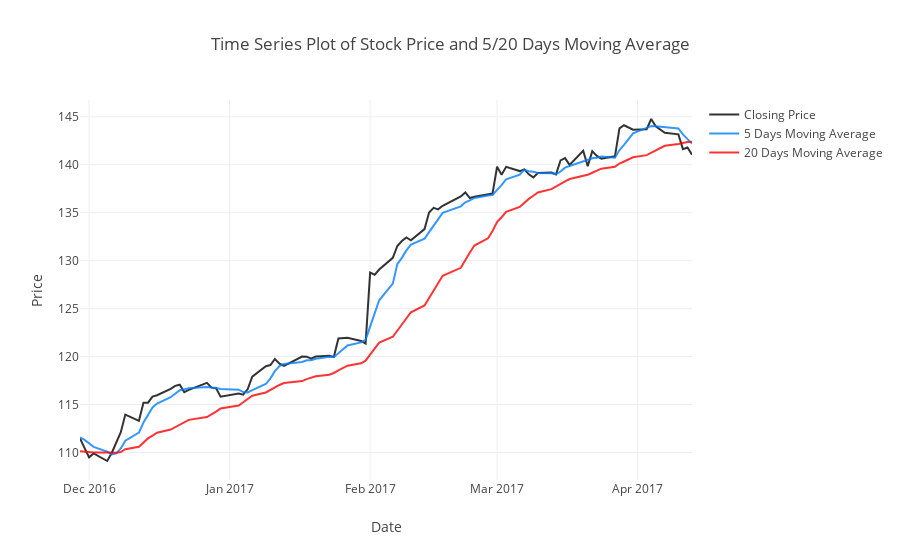

The notebook cell this image was saved under:
### Code cell
# time series plot of closing price and 5/20 days moving average, plotly
close = go.Scatter(
                x=stock3.index,
                y=stock3['Close'] ,
                name = 'Closing Price',
                line = dict(color = 'black'),
                opacity = 0.8)
MA5 = go.Scatter(
                x=stock3.index,
                y=stock3['5 Days Moving Average'] ,
                name = '5 Days Moving Average',
                line = dict(color = 'rgb(0,125,255)'),
                opacity = 0.8)

MA20 = go.Scatter(
                x=stock3.index,
                y=stock3['20 Days Moving Average'],
                name = '20 Days Moving Average',
                line = dict(color = 'rgb(255,0,0)'),
                opacity = 0.8)


layout = dict(
    title = 'Time Series Plot of Stock Price and 5/20 Days Moving Average',
    yaxis={'title': 'Price'},
    xaxis={'title': 'Date'}
)

iplot(dict(data=[close,MA5, MA20], layout=layout))
